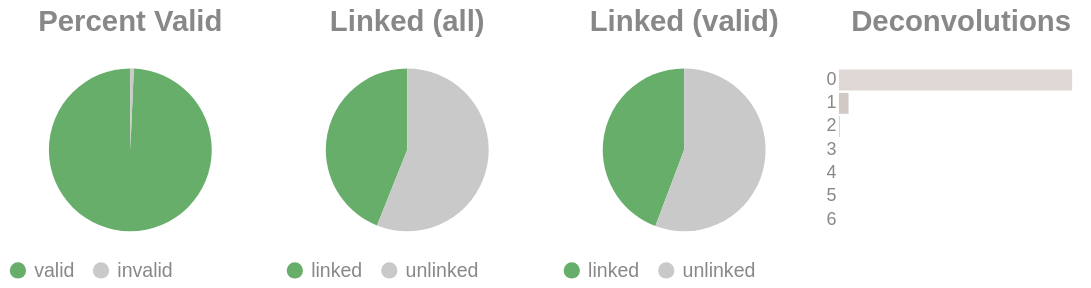

The code cell stored with this chart in its notebook:
### Code cell
if SKIPLR:
    pass
else:
    clash = Counter()
    for i in valids['molecule'].to_list():
        _mol = i.split("-")
        if len(_mol) == 1:
            clash.update('0')
        else:
            clash.update(_mol[-1])

    _d = {"deconvolutions": [], 'count': []}
    for k,v in clash.items():
        _d['deconvolutions'].append(k)
        _d['count'].append(v)

    tot_valid = valids['reads'].sum()
    mask = valids['reads'] >= 2
    n_linked_reads = valids.filter(mask)['reads'].sum()
    if n_linked_reads == 0:
        print_html("No linked molecules (>=2 reads) were detected; skipping linked-only distributions.")
        SKIPLR = True
    else:
        perc_valid = round(tot_valid / n_reads, 4)
        linked_perc_abs = round(n_linked_reads / n_reads, 4)
        linked_perc = round(n_linked_reads / tot_valid, 4)

    _valid = pl.DataFrame({"valids": ['valid', 'invalid'], "count": [tot_valid, n_reads - tot_valid]})
    _linked_abs = pl.DataFrame({"linked (absolute)": ['linked', 'unlinked'], "count": [n_linked_reads, n_reads - n_linked_reads]})
    _linked_rel = pl.DataFrame({"linked (valids)": ['linked', 'unlinked'], "count": [n_linked_reads, tot_valid - n_linked_reads]})

    (
        alt.hconcat(
            piechart(_valid, goodval = 'valid', title = "Percent Valid"),
            piechart(_linked_abs, goodval = "linked", title =  "Linked (all)"),
            piechart(_linked_rel, goodval = "linked", title =  "Linked (valid)"),
            convolutionbar(pl.DataFrame(_d), title = "Deconvolutions"),
            center = True,
            bounds = 'flush'
        )
        .resolve_scale(color='independent')
        .resolve_legend('independent')
        .properties(usermeta={'embedOptions': {"actions": False}})
    ).display()

### Figure 1 — Vega-Lite specification as saved in the notebook (floating-point values rounded to 4 significant figures)
{"width": "container", "height": 400, "config": {"title": {"anchor": "start", "dy": -15, "fontSize": 18, "color": "#888888", "subtitleColor": "#888888", "subtitleFontSize": 14}, "arc": {"fill": "#0072B2"}, "axis": {"domainColor": "#888888", "domainWidth": 0.5, "gridWidth": 0.2, "grid": false, "titleFontWeight": 400, "titleFontSize": 15, "labelFontSize": 11, "labelColor": "#888888", "tickColor": "#888888", "tickWidth": 0.2, "titleColor": "#888888"}, "axisBand": {"grid": false}, "axisX": {"grid": true, "tickSize": 10, "domainCap": "round"}, "axisY": {"domain": false, "grid": true, "tickSize": 0, "domainCap": "round"}, "background": "transparent", "header": {"labelFontSize": 15, "labelColor": "#888888", "titleFontSize": 15, "titleFontWeight": 600, "titleColor": "#888888"}, "legend": {"labelFont": "sans-serif", "labelFontSize": 12, "labelColor": "#888888", "symbolSize": 100, "symbolType": "circle", "titleFontSize": 12, "titlePadding": 10, "titleColor": "#888888", "title": null}, "range": {"category": ["#E69F00", "#56B4E9", "#009E73", "#F0E442", "#0072B2", "#D55E00", "#CC79A7", "#000000"], "diverging": ["#cfe8f3", "#a2d4ec", "#73bfe2", "#46abdb", "#1696d2", "#12719e"]}, "area": {"fill": "#0072B2", "fillOpacity": 0.7, "line": true, "strokeOpacity": 0.7}, "line": {"color": "#0072B2", "stroke": "#0072B2", "strokeWidth": 2}, "trail": {"color": "#0072B2", "stroke": "#0072B2", "strokeWidth": 0, "size": 1}, "point": {"filled": true, "fillOpacity": 1.0, "size": 95}, "text": {"color": "#888888", "fontSize": 11, "align": "right", "fontWeight": 400, "size": 11}, "bar": {"fill": "#0072B2", "stroke": null}, "view": {"stroke": null, "continuousWidth": 660, "continuousHeight": 400}}, "hconcat": [{"data": {"name": "data-8481cefb347f35dd8a4f039c1c279020"}, "mark": {"type": "arc"}, "encoding": {"color": {"field": "valids", "legend": {"orient": "bottom", "title": null}, "scale": {"domain": ["valid", "invalid"], "range": ["#68ae6b", "#C9C9C9"]}, "title": "Valids", "type": "nominal"}, "theta": {"field": "count", "type": "quantitative"}, "tooltip": [{"field": "valids", "title": "Valids", "type": "ordinal"}, {"field": "percent", "format": ".2%", "title": "Percent", "type": "quantitative"}, {"field": "count", "title": "Count", "type": "quantitative"}]}, "height": 100, "title": {"text": "Percent Valid", "align": "center", "anchor": "middle"}, "transform": [{"calculate": "datum.count / 8390102", "as": "percent"}], "width": 150}, {"data": {"name": "data-45b76032bfd2760ffdcb1ec67bd75662"}, "mark": {"type": "arc"}, "encoding": {"color": {"field": "linked (absolute)", "legend": {"orient": "bottom", "title": null}, "scale": {"domain": ["linked", "unlinked"], "range": ["#68ae6b", "#C9C9C9"]}, "title": "Linked (Absolute)", "type": "nominal"}, "theta": {"field": "count", "type": "quantitative"}, "tooltip": [{"field": "linked (absolute)", "title": "Linked (Absolute)", "type": "ordinal"}, {"field": "percent", "format": ".2%", "title": "Percent", "type": "quantitative"}, {"field": "count", "title": "Count", "type": "quantitative"}]}, "height": 100, "title": {"text": "Linked (all)", "align": "center", "anchor": "middle"}, "transform": [{"calculate": "datum.count / 8390102", "as": "percent"}], "width": 150}, {"data": {"name": "data-46ed9560d19748f86b31502a0f831ec4"}, "mark": {"type": "arc"}, "encoding": {"color": {"field": "linked (valids)", "legend": {"orient": "bottom", "title": null}, "scale": {"domain": ["linked", "unlinked"], "range": ["#68ae6b", "#C9C9C9"]}, "title": "Linked (Valids)", "type": "nominal"}, "theta": {"field": "count", "type": "quantitative"}, "tooltip": [{"field": "linked (valids)", "title": "Linked (Valids)", "type": "ordinal"}, {"field": "percent", "format": ".2%", "title": "Percent", "type": "quantitative"}, {"field": "count", "title": "Count", "type": "quantitative"}]}, "height": 100, "title": {"text": "Linked (valid)", "align": "center", "anchor": "middle"}, "transform": [{"calculate": "datum.count / 8332202", "as": "percent"}], "width": 150}, {"data": {"name": "data-7998b4adce0ca9a088c668f6c6b1b6ca"}, "mark": {"type": "bar"}, "encoding": {"color": {"field": "deconvolutions", "legend": null, "scale": {"scheme": "lightgreyred"}, "type": "nominal"}, "tooltip": [{"field": "deconvolutions", "title": "Deconvolutions", "type": "ordinal"}, {"field": "percent", "format": ".2%", "title": "Percent", "type": "quantitative"}, {"field": "count", "title": "Count", "type": "quantitative"}], "x": {"axis": null, "field": "count", "type": "quantitative"}, "y": {"field": "deconvolutions", "sort": "ascending", "title": null, "type": "nominal"}}, "height": 100, "title": {"text": "Deconvolutions", "align": "center", "anchor": "middle"}, "transform": [{"calculate": "datum.count / 5978914", "as": "percent"}], "width": 150}], "bounds": "flush", "center": true, "resolve": {"legend": {"angle": "independent"}, "scale": {"color": "independent"}}, "usermeta": {"embedOptions": {"actions": false}}, "$schema": "https://vega.github.io/schema/vega-lite/v6.1.0.json", "datasets": {"data-8481cefb347f35dd8a4f039c1c279020": [{"valids": "valid", "count": 8332202}, {"valids": "invalid", "count": 57900}], "data-45b76032bfd2760ffdcb1ec67bd75662": [{"linked (absolute)": "linked", "count": 3686890}, {"linked (absolute)": "unlinked", "count": 4703212}], "data-46ed9560d19748f86b31502a0f831ec4": [{"linked (valids)": "linked", "count": 3686890}, {"linked (valids)": "unlinked", "count": 4645312}], "data-7998b4adce0ca9a088c668f6c6b1b6ca": [{"deconvolutions": "0", "count": 5725299}, {"deconvolutions": "1", "count": 236152}, {"deconvolutions": "2", "count": 15963}, {"deconvolutions": "3", "count": 1344}, {"deconvolutions": "4", "count": 138}, {"deconvolutions": "5", "count": 16}, {"deconvolutions": "6", "count": 2}]}}
